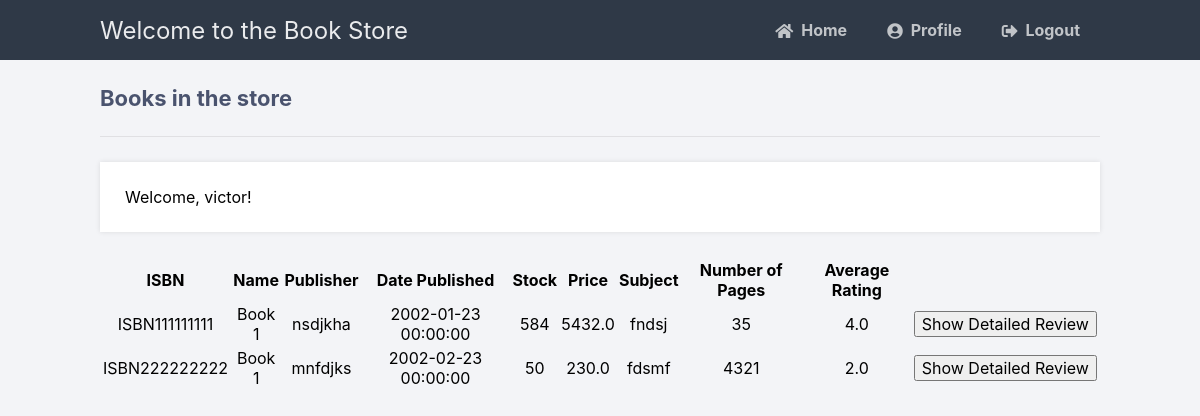
The app's page /displayAllBooks (signed in), older data.
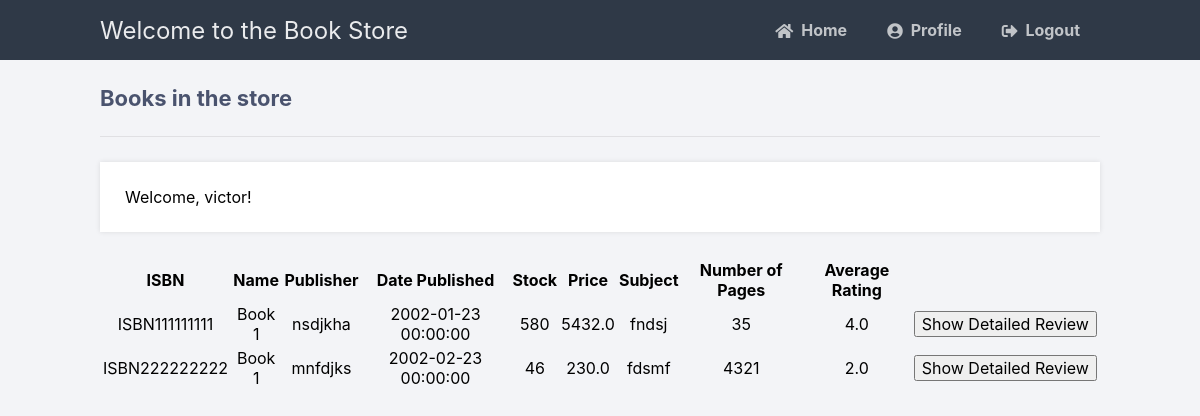
The same page, newer data.
### tables this page shows
CREATE TABLE bookData (
            ISBN TEXT PRIMARY KEY,
            name TEXT,
            language TEXT,
            publisher text,
            date DATETIME,
            stock INT,
            price float,
            subject TEXT,
            noOfPages INT
            );

### main.py (the view)
@app.route('/displayAllBooks', methods=['GET', 'POST'])
def displayAllBooks():
    if 'loggedin' in session and (session['type'] == 1 or session['type'] == 0):
        msg = ''
        if request.method == 'GET':
            with sql.connect("Book.db") as con:
                cursor = con.cursor()
                cursor = con.cursor()
                cursor.execute("SELECT bookData.*, AVG(score) FROM bookData LEFT JOIN (SELECT Author.authorID, name, ISBN FROM writtenBy LEFT JOIN Author ON writtenBy.authorID=Author.authorID) AS A ON bookData.ISBN=A.ISBN LEFT JOIN Review ON bookData.ISBN = Review.ISBN GROUP BY bookData.ISBN  ORDER BY bookData.date")
                book = cursor.fetchall()
                if not book:
                    msg = 'There are no books in the store!'
                else:
                    print(book)
                    return render_template('displayAllBooks.html', data=book, username=session['username'])
    return redirect(url_for('login'))

### templates/displayAllBooks.html (shortened to what this page needs)
{% extends 'layout.html' %}
{% block content %}
<h2>Books in the store</h2>
<p>Welcome, {{ username }}!</p>
<table>
    <thead>
      <tr>
          <th>ISBN</th>
          <th>Name</th>
          <th>Publisher</th>
          <th>Date Published</th>
          <th>Stock</th>
          <th>Price</th>
          <th>Subject</th>
          <th>Number of Pages</th>
          <th>Average Rating</th>
          <th></th>
      </tr>
      </thead>
      <tbody>
       {% for item in data %}
       <form action="{{ url_for('displayReview') }}" method="get" autocomplete="off">
              <tr>
                  <td style="text-align:center">{{item[0]}}</td>
                  <td style="text-align:center">{{item[1]}}</td>
                  <td style="text-align:center">{{item[3]}}</td>
                  <td style="text-align:center">{{item[4]}}</td>
                  <td style="text-align:center">{{item[5]}}</td>
                  <td style="text-align:center">{{item[6]}}</td>
                  <td style="text-align:center">{{item[7]}}</td>
                  <td style="text-align:center">{{item[8]}}</td>
                  <td style="text-align:center">{{item[9]}}</td>
                  <td><input type="submit" value="Show Detailed Review">
              </tr>
            </form>
          {% endfor %}
      </tbody>
  </table>
{% endblock %}

### templates/layout.html (shortened to what this page needs)
<!DOCTYPE html>
<html>
	<head>
		<link rel="stylesheet" href="{{ url_for('static', filename='style.css') }}">
		<link rel="stylesheet" href="https://use.fontawesome.com/releases/v5.7.1/css/all.css">
	</head>
	<body class="loggedin">
		<nav class="navtop">
			<div>
				<h1>Welcome to the Book Store</h1>
                <a href="{{ url_for('home') }}"><i class="fas fa-home"></i>Home</a>
				<a href="{{ url_for('profile') }}"><i class="fas fa-user-circle"></i>Profile</a>
				<a href="{{ url_for('logout') }}"><i class="fas fa-sign-out-alt"></i>Logout</a>
			</div>
		</nav>
		<div class="content">
			{% block content %}{% endblock %}
		</div>
	</body>
</html>

### static/style.css (style rules this page uses)
* { box-sizing: border-box; font-family: -apple-system, BlinkMacSystemFont, "segoe ui", roboto, oxygen, ubuntu, cantarell, "fira sans", "droid sans", "helvetica neue", Arial, sans-serif; font-size: 16px; -webkit-font-smoothing: antialiased; -moz-osx-font-smoothing: grayscale; }
body { background-color: #758283; margin: 0; }
.navtop { background-color: #2f3947; height: 60px; width: 100%; border: 0; }
.navtop div { display: flex; margin: 0 auto; width: 1000px; height: 100%; }
.navtop div h1, .navtop div a { display: inline-flex; align-items: center; }
.navtop div h1 { flex: 1; font-size: 24px; padding: 0; margin: 0; color: #eaebed; font-weight: normal; }
.navtop div a { padding: 0 20px; text-decoration: none; color: #c1c4c8; font-weight: bold; }
.navtop div a i { padding: 2px 8px 0 0; }
body.loggedin { background-color: #f3f4f7; }
.content { width: 1000px; margin: 0 auto; }
.content h2 { margin: 0; padding: 25px 0; font-size: 22px; border-bottom: 1px solid #e0e0e3; color: #4a536e; }
.content > p, .content > div { box-shadow: 0 0 5px 0 rgba(0, 0, 0, 0.1); margin: 25px 0; padding: 25px; background-color: #fff; }

Row changes from the older to the newer data that the page shows:
changed bookData "ISBN111111111": stock "584" → "580"
changed bookData "ISBN222222222": stock "50" → "46"
